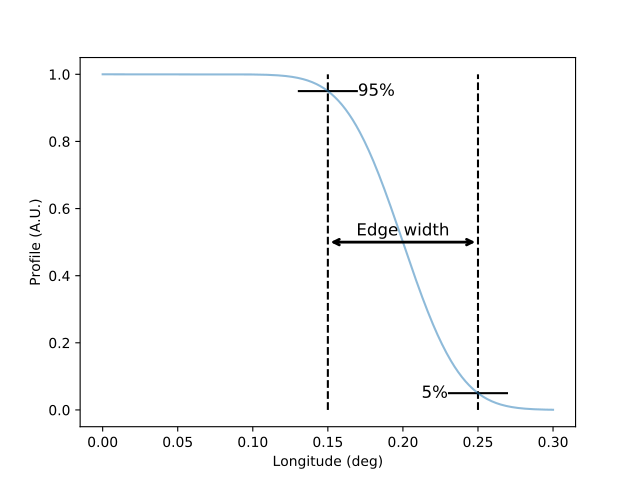

This chart was generated by the following Python code:
import matplotlib.pyplot as plt
from astropy import units as u
from gammapy.image.models import SkyDisk

lons = np.linspace(0, 0.3, 500) * u.deg

r_0 = 0.2 * u.deg
edge = 0.1 * u.deg

disk = SkyDisk(lon_0="0 deg", lat_0="0 deg", r_0=r_0, edge=edge)
profile = disk(lons, 0 * u.deg)
plt.plot(lons, profile / profile.max(), alpha=0.5)
plt.xlabel("Longitude (deg)")
plt.ylabel("Profile (A.U.)")

edge_min, edge_max = (r_0 - edge / 2.).value, (r_0 + edge / 2.).value
plt.vlines([edge_min, edge_max], 0, 1, linestyles=["--"])
plt.annotate("", xy=(edge_min, 0.5), xytext=(edge_min + edge.value, 0.5),
             arrowprops=dict(arrowstyle="<->", lw=2))
plt.text(0.2, 0.52, "Edge width", ha="center", size=12)
plt.hlines([0.95], edge_min - 0.02, edge_min + 0.02, linestyles=["-"])
plt.text(edge_min + 0.02, 0.95, "95%", size=12, va="center")
plt.hlines([0.05], edge_max - 0.02, edge_max + 0.02, linestyles=["-"])
plt.text(edge_max - 0.02, 0.05, "5%", size=12, va="center", ha="right")
plt.show()
